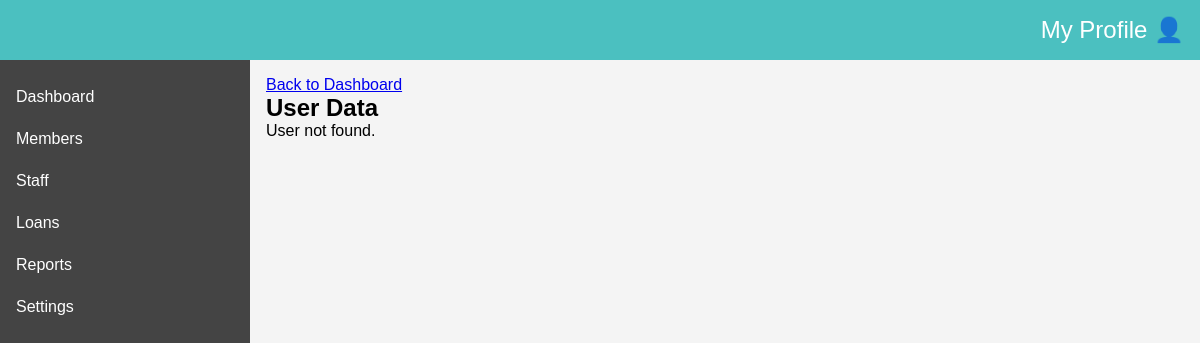
The app's page /admin/view_user/machachebenny@hotmail.com (signed in), older data.
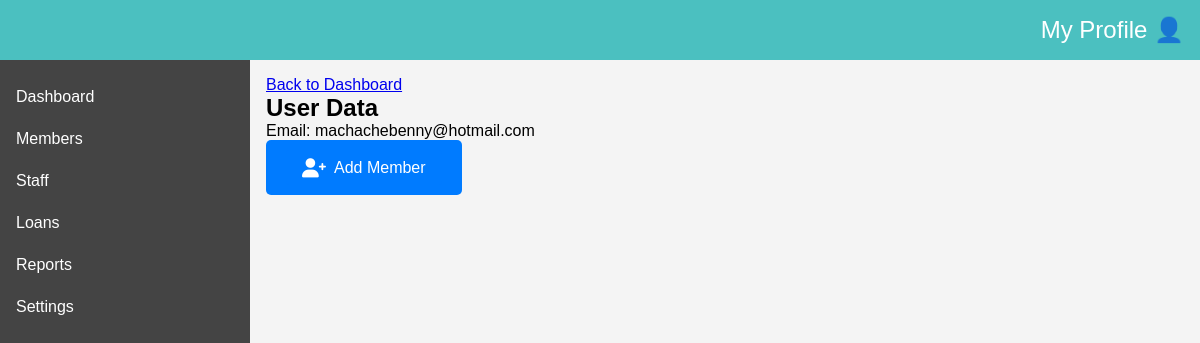
The same page, newer data.
### main_app/models.py (models this page shows, shortened)
class User(db.Model, UserMixin):
    user_id = db.Column(db.String(10), primary_key=True)
    username = db.Column(db.String(30), unique=True, nullable=False)
    email = db.Column(db.String(120), unique=True, nullable=False)
    role = db.Column(db.String(6), nullable=False)
    password = db.Column(db.String, nullable=False)
    personal_data = db.relationship('User_personalData', back_populates='user', uselist=False)
    personal_loan = db.relationship("Loan", back_populates="loan_user", uselist=False)
    account = db.relationship('Account', back_populates='user')
    withdrawals = db.relationship('Withdrawals', back_populates='user')
    deposits = db.relationship('Deposit', back_populates='user')

### main_app/routes.py (the view)
@app.route("/admin/view_user/<email>")
@login_required
@role_required('admin')
def view_user_data(email):
    user = User.query.filter_by(email=email).first()
    admin = Admin.query.filter_by(email=email).first()
    return render_template("admin/view_user.html", user=user, admin=admin)

### main_app/models.py (called while the page is built)
@login_manager.user_loader
def load_user(user_id):
    user_id = str(user_id)
    if user_id.startswith('user_'):
        return User.query.get(user_id)
    elif user_id.startswith('admin_'):
        return Admin.query.get(user_id)
    return None  # Return None if no user/admin is found

### main_app/routes.py (called while the page is built)
def role_required(role):
    def wrapper(fn):
        @wraps(fn)
        def decorated_view(*args, **kwargs):
            if not current_user.is_authenticated:
                return redirect(url_for('login'))
            try:
                if current_user.role != role:
                    flash("You do not have permission to access this page.")
                    abort(404, description="You do not have permission to access this page.")
                    return redirect(url_for('home'))
            except AttributeError:
                abort(404, description="You do not have permission to access this page. Access denied. Please contact Admin")
            return fn(*args, **kwargs)
        return decorated_view
    return wrapper

### main_app/templates/admin/view_user.html (shortened to what this page needs)
{% extends "admin/layout.html" %}
{% block main_cont %}
<div>
    <a href="{{ url_for('admin_index') }}" class="btn btn-secondary">Back to Dashboard</a>
</div>
<h2>User Data</h2>
{% if user %}
<p>Email: {{ user.email }}</p>
<a href="{{ url_for('add_personal_data') }}" class="button-link"><button class="action-button"><i
            class="fas fa-user-plus"></i> Add Member</button></a>
</div>
{% elif admin%}
<p>Email: {{ admin.email }}</p>
<div class="action-buttons"></div>
<a href="{{ url_for('add_personal_data') }}" class="button-link"><button class="action-button"><i
            class="fas fa-user-plus"></i> Add Member</button></a>
</div>
{% else %}
<p>User not found.</p>
{% endif %}
{% endblock %}

### main_app/templates/admin/layout.html (shortened to what this page needs)
<!DOCTYPE html>
<html lang="en">
<head>
    {% block head %}
    <link rel="stylesheet" href="{{ url_for('static', filename='/css/Adminstyles.css') }}">
    <link rel="stylesheet" href="https://cdnjs.cloudflare.com/ajax/libs/font-awesome/6.0.0-beta3/css/all.min.css">
    {% endblock %}
</head>
<body>
    <div class="admin-dashboard">
        <header class="dashboard-header">
            <div class="profile-icon" onclick="toggleDropdown()">My Profile 👤</div>
        </header>
        <aside class="dashboard-sidebar">
            <nav class="sidebar-nav">
                <a href="{{ url_for('admin_index')}}" class="sidebar-item">Dashboard</a>
                <a href="{{ url_for('admin_members')}}" class="sidebar-item">Members</a>
                <a href="{{ url_for('admin_staff')}}" class="sidebar-item">Staff</a>
                <a href="{{ url_for('admin_loans')}}" class="sidebar-item">Loans</a>
                <a href="{{ url_for('admin_reports')}}" class="sidebar-item">Reports</a>
                <a href="{{ url_for('admin_settings')}}" class="sidebar-item">Settings</a>
            </nav>
        </aside>
        <main class="dashboard-main-content">
            {% block main_cont %}{% endblock %}
        </main>
    </div>
</body>
</html>

### main_app/static/css/Adminstyles.css (style rules this page uses)
* { box-sizing: border-box; margin: 0; padding: 0; }
* { scrollbar-width: auto; scrollbar-color: rgba(75, 192, 192, 1) rgba(75, 192, 192, 0.2); }
body { font-family: Arial, sans-serif; background-color: #f4f4f4; }
.admin-dashboard { display: flex; min-height: 100vh; flex-direction: row; }
.dashboard-header { background-color: rgb(75, 192, 192); color: white; padding: 1rem; display: flex; justify-content: space-between; align-items: center; width: 100%; position: fixed; top: 0; z-index: 1000; }
.profile-icon { cursor: pointer; position: relative; font-size: 1.5rem; }
.dashboard-sidebar { width: 200px; background-color: #444; color: white; height: 100vh; position: fixed; top: 60px; }
.sidebar-nav { padding: 1rem 0; }
.sidebar-item { display: block; padding: 0.75rem 1rem; color: white; text-decoration: none; }
.dashboard-main-content { margin-left: 200px; padding: 1rem; flex: 1; margin-top: 60px; }
.action-button { display: flex; align-items: center; background-color: #007bff; color: white; border: none; border-radius: 4px; padding: 0.5rem 1rem; font-size: 1rem; cursor: pointer; transition: background-color 0.2s, transform 0.2s; }
.action-button i { margin-right: 0.5rem; font-size: 1.2rem; }
@media (min-width: 769px) { .dashboard-sidebar { width: 250px; } }
@media (min-width: 769px) { .dashboard-main-content { margin-left: 250px; } }
.button-link { text-decoration: none; color: white; background-color: #007bff; padding: 10px 20px; border-radius: 5px; display: inline-block; font-size: 16px; }

Row changes from the older to the newer data that the page shows:
added User: email "machachebenny@hotmail.com"
Text that changed along with them:
text no longer shown: "User not found."
text now shown: "Email: Add Member"
